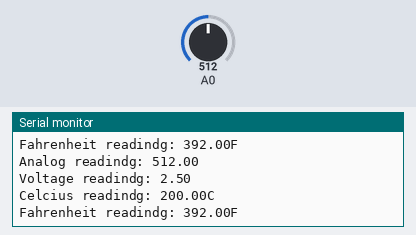
A sketch run on a simulated Arduino Uno, built with avr-gcc and run on an emulated ATmega328P. Shown: the last lines printed to the serial monitor. The test bench sets the inputs (shaded band); at power-on: A0 = 512.

Above: at 3.8 s.
3.9 s: A0 set to 716
At 6.9 s:
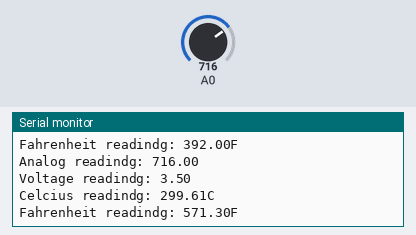
7.8 s: A0 set to 900
At 10.7 s:
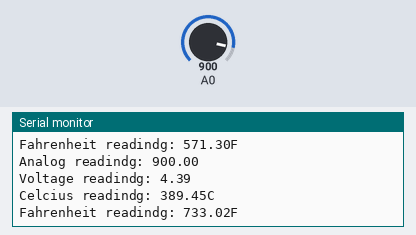
Timing chart, 0 to 12.2 s (numbered marks = the images above; inputs shaded):
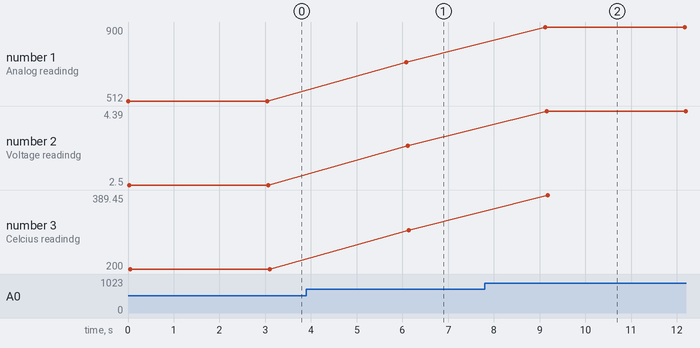

Measured:
- after the input at 3.9 s, the serial monitor: prints a new line after 2.2 s (image 1)
- after the input at 7.8 s, the serial monitor: prints a new line after 1.3 s (image 2)
- plotted number 1: 512 → 716 after the input at 3.9 s, 716 → 900 after the input at 7.8 s
- plotted number 2: 2.5 → 3.5 after the input at 3.9 s, 3.5 → 4.39 after the input at 7.8 s
- plotted number 3: 200 → 299.61 after the input at 3.9 s, 299.61 → 389.45 after the input at 7.8 s

The sketch:

temperature_sensor_with_arduino1.ino
```cpp
// C++ code
//Owner : Saleh Sadid Mir
//CSE, KUET

/*Title:Temperature Sensor with Arduino*/

int tmp=A0;

float volt;
float analog_reading;
float temp_fahrenheit;
float temp_celcius;

void setup()
{
  pinMode(A0, INPUT);
  Serial.begin(9600);

}

void loop()
{
  analog_reading= analogRead(A0);
  Serial.print("\n\nAnalog readindg: "); //printing the analog input from a0 pin
  Serial.println(analog_reading);


  //conversion of analog reading to voltage
  volt= analog_reading*5/1024;
  // here , the analog reading range is from 0 to 1024
  // so we divided the reading by 1024 and multiplied by 5 so that the equivalent volt is gained ranging from 0 to 5 vol

  Serial.print("Voltage readindg: "); //printing the calculated voltage
  Serial.println(volt);


  //reading in celcius
  //10mv change in sensor per degree celcius change with 0.5V offset
  temp_celcius= 100*(volt-0.5);

  Serial.print("Celcius readindg: "+String(temp_celcius)+ ("C")); //printing the calculated celcius temp

  //reading in fahrenheit
  //using C to F formula
  temp_fahrenheit= (temp_celcius*9/5)+32;

  Serial.print("\nFahrenheit readindg: "+String(temp_fahrenheit)+ ("F")); //printing the calculated celcius temp
  delay(3000);


}
```
